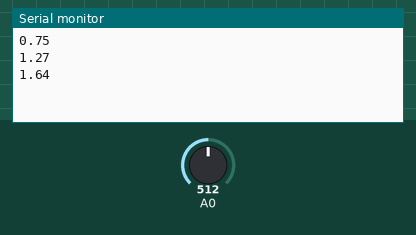
This sketch was run on a simulated Arduino Uno, built with avr-gcc and run on an emulated ATmega328P. On the bench: the last lines printed to the serial monitor. The test bench sets the inputs (shaded band); at power-on: A0 = 512.

Above: at 1.3 s.
1.4 s: A0 set to 716
At 1.8 s:
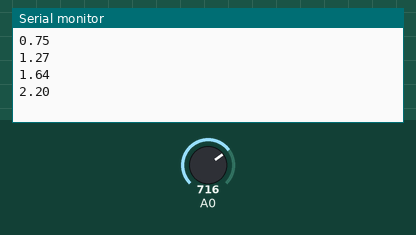
2.9 s: A0 set to 900
At 3.4 s:
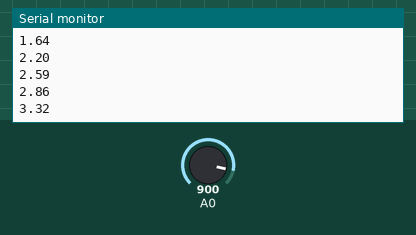
Timing chart, 0 to 5.9 s (numbered marks = the images above; inputs shaded):
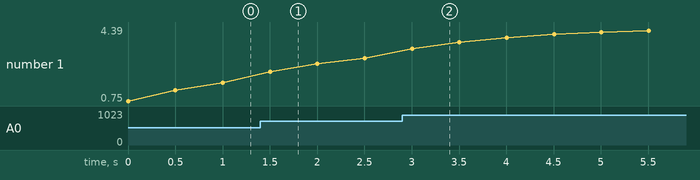

The sketch:

___.ino
```cpp
   float Analogin ;

  float Vin;
void setup() {
   Serial.begin(9600);}

void loop() {
  int i;
  for (i=0;i<=5;i++)
  {
    Analogin = 0.7* Analogin + 0.3* analogRead(A0);
  Vin = Analogin * 5 / 1024;
  Serial.println(Vin);
 delay(500);

  }

}
```

Measured:
- after the input at 1.4 s, the serial monitor: prints a new line after 0.10 s (image 1)
- after the input at 2.9 s, the serial monitor: prints a new line after 0.10 s (image 2)
- plotted number 1: 1.64 → 2.86 after the input at 1.4 s, 2.86 → 4.39 after the input at 2.9 s
